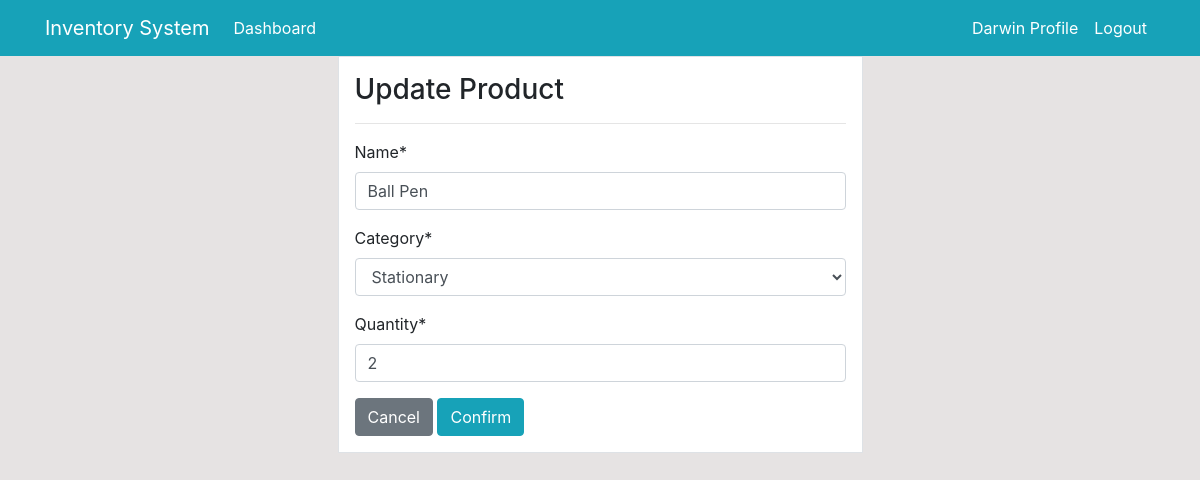
Screenshot of /product/update/1/ (signed in) with the database file from the repository.
### dashboard/models.py (models this page shows, shortened)
class Product(models.Model):
    name = models.CharField(max_length=100, null=True)
    category = models.CharField(max_length=20, choices=CATEGORY, null=True)
    quantity = models.PositiveIntegerField(null=True)

### dashboard/views.py (the view)
# urls.py: path('product/update/<int:pk>/', views.product_update, name='dashboard-product-update'),
def product_update(request, pk):
    item = Product.objects.get(id=pk)
    if request.method == 'POST':
        form = ProductForm(request.POST, instance=item)
        if form.is_valid():
            form.save()
            return redirect('dashboard-product')
    else:
        form = ProductForm(instance=item)
    context = {'form': form, 'item': item}
    return render(request, 'dashboard/product_update.html', context)

### dashboard/forms.py
class ProductForm(forms.ModelForm):
    class Meta:
        model = Product
        fields = ['name', 'category', 'quantity']

### templates/dashboard/product_update.html (shortened to what this page needs)
{% extends 'partials/base.html' %}
{% load crispy_forms_tags %}
{% block content %}
<div class="container">
  <div class="row">
    <div class="col-md-6 offset-md-3">
      <div class="border bg-white p-3">
        <h3>Update Product</h3>
        <hr>
        <form method="POST">
          {{ form|crispy }}
          <a href="{% url 'dashboard-product' %}" class='btn btn-secondary'>Cancel</a>
          <input class='btn btn-info' type='submit' value='Confirm'>
        </form>
      </div>
    </div>
  </div>
</div>
{% endblock %}

### templates/partials/nav.html (shortened to what this page needs)
<nav class="navbar navbar-expand-lg navbar-info bg-info">
  {% if user.is_authenticated %}
    <div class="container">
        <a class="navbar-brand text-white" href="{% url 'dashboard-index' %}">Inventory System</a>
        <div class="collapse navbar-collapse" id="navbarSupportedContent">
            <ul class="navbar-nav mr-auto">
                <li class="nav-item active">
                    <a class="nav-link text-white" href="{% url 'dashboard-index' %}">Dashboard <span class="sr-only">(current)</span></a>
                </li>
            </ul>
            <ul class="navbar-nav ml-auto">
                <li class="nav-item active">
                    <a class="nav-link text-white" href="{% url 'user-profile' %}">{{ user.username }} Profile
                        <span class="sr-only">(current)</span></a>
                </li>
                <li class="nav-item">
                    <a class="nav-link text-white" href="{% url 'user-logout' %}">Logout</a>
                </li>
            </ul>
            {% endif %}
        </div>
    </div>
</nav>

### static/css/style.css (style rules this page uses)
body { background: rgb(230, 227, 227); }

### rows the page displays
Product: name "Ball Pen", category "Stationary", quantity "2"

### other values shown
{{ user.username }} "Darwin"
